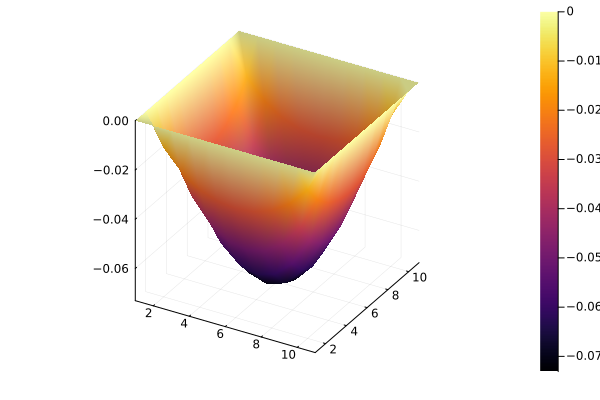

Reproduce this figure in Julia.
using LinearAlgebra, SparseArrays, Plots

function map_index(i::Integer, j::Integer, n::Integer)
	if 1 < i < n+1 && 1 < j < n+1
		return 4n + (i - 2)*(n-1) + j-1
	elseif i == 1
		return j
	elseif i == n+1
		return n + 1 + j
	elseif j == 1
		return 2(n+1) + i - 1
	elseif j == n+1
		return 2(n+1) + n - 2 + i
	end
end

function map_index_inv(k::Integer, n::Integer)
	if k <= n+1
		return 1, k
	elseif k <= 2(n+1)
		return n + 1, k - (n+1)
	elseif k < 2(n+1) + n
		return k - 2(n + 1) + 1, 1
	elseif k <= 4n
		return k - 2(n + 1) - n + 2, n + 1
	else
		return div(k-1 - 4n, n-1) + 2, (k-1 - 4n)%(n-1) + 2
	end
end

function laplacian(n::Integer, f::Function)
	A = sparse(1I, (n+1)^2, (n+1)^2)
	A[diagind(A)[4n+1:end]] .= -4

	fvec = zeros((n+1)^2)

	global row_index = 4n + 1
	for i in 2:n
		for j in 2:n
			A[row_index, map_index(i-1, j, n)] = 1
			A[row_index, map_index(i+1, j, n)] = 1
			A[row_index, map_index(i, j-1, n)] = 1
			A[row_index, map_index(i, j+1, n)] = 1
			fvec[row_index] = f(i, j)

			global row_index += 1
		end
	end

	return A, fvec/n^2
end

n = 10
A, fv = laplacian(n, (x, y) -> 1)
u = A\fv

U = spzeros(n+1, n+1)
for k in 4n+1:(n+1)^2
	i, j = map_index_inv(k, n)
	U[i, j] = u[k]
end

for i in 1:n+1
	for j in 1:n+1
		pred_i, pred_j = map_index_inv(map_index(i, j, n), n)
		if !(pred_i == i && pred_j == j)
			println(i, " ", j)
		end
	end
end

p = surface(U)
savefig(p, "q7.png")

A_smol = A[4n+1:end,4n+1:end]
fv_smol = fv[4n+1:end]
u_smol = A_smol\fv_smol

norm(u_smol - u[4n+1:end])
